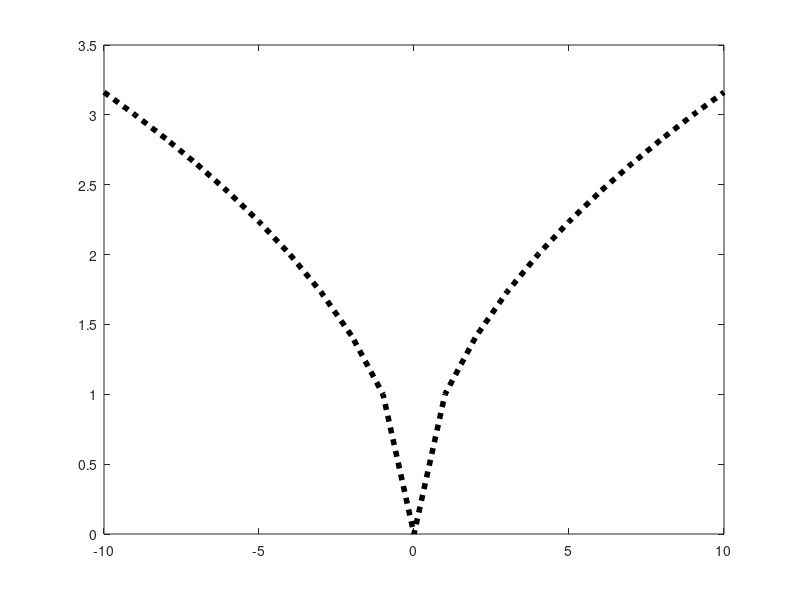

MATLAB code for this plot: (Note: this script raises an error after producing the figure.)
X=[-10;-8;-6;-4;-2;0;2;4;6;8;10]
Y=[3.1623;2.8284;2.4495;2;1.4142;0;1.4142;2;2.4495;2.8284;3.1623]
xmin = -10;%Borne inférieur
xmax = 10;%Borne supérieur
x=xmin:xmax;%intervalle
y=sqrt(abs(x))
plot(x,y,'k:','linewidth',4);hold on%graphique en petit point conservé à l'écran
n=10%itérations
X= discr(xmin,xmax,n)
Y=sqrt(abs(X))
k=interpol(X,Y,x)
plot(x,k,'b');%graphique des fonctions précdénte
legend('Fonction F(x)','Fonction interploation')%Pour nommer les axes

disp('Erreur absolue : ')
erreurAbs=max(abs(k-y))
disp('Erreur quadratique : ')
erreurQuadra = sum((k-y).^2)
a = 0
for x=0:n
    a=a+((k-y).^2)
end
